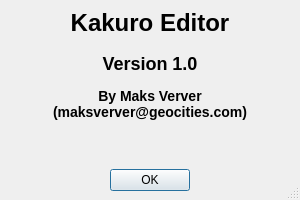
<ui version="4.0" >
 <class>AboutDialog</class>
 <widget class="QDialog" name="AboutDialog" >
  <property name="geometry" >
   <rect>
    <x>0</x>
    <y>0</y>
    <width>300</width>
    <height>200</height>
   </rect>
  </property>
  <property name="windowTitle" >
   <string>About Kakuro Editor</string>
  </property>
  <property name="sizeGripEnabled" >
   <bool>true</bool>
  </property>
  <layout class="QVBoxLayout" >
   <property name="margin" >
    <number>9</number>
   </property>
   <property name="spacing" >
    <number>6</number>
   </property>
   <item>
    <widget class="QLabel" name="label" >
     <property name="whatsThis" >
      <string>Information about the application is displayed here.</string>
     </property>
     <property name="text" >
      <string>&lt;html>&lt;body>&lt;h1>Kakuro Editor&lt;/h1>
&lt;h2>Version 1.0&lt;/h2>
&lt;h3>By Maks Verver&lt;br/>(maksverver@geocities.com)&lt;/h3>
&lt;/body>&lt;/html></string>
     </property>
     <property name="textFormat" >
      <enum>Qt::RichText</enum>
     </property>
     <property name="alignment" >
      <set>Qt::AlignCenter</set>
     </property>
    </widget>
   </item>
   <item>
    <spacer>
     <property name="orientation" >
      <enum>Qt::Vertical</enum>
     </property>
     <property name="sizeHint" >
      <size>
       <width>20</width>
       <height>40</height>
      </size>
     </property>
    </spacer>
   </item>
   <item>
    <layout class="QHBoxLayout" >
     <property name="margin" >
      <number>0</number>
     </property>
     <property name="spacing" >
      <number>6</number>
     </property>
     <item>
      <spacer>
       <property name="orientation" >
        <enum>Qt::Horizontal</enum>
       </property>
       <property name="sizeHint" >
        <size>
         <width>40</width>
         <height>20</height>
        </size>
       </property>
      </spacer>
     </item>
     <item>
      <widget class="QPushButton" name="okButton" >
       <property name="whatsThis" >
        <string>Click here to close this window.</string>
       </property>
       <property name="text" >
        <string>OK</string>
       </property>
      </widget>
     </item>
     <item>
      <spacer>
       <property name="orientation" >
        <enum>Qt::Horizontal</enum>
       </property>
       <property name="sizeHint" >
        <size>
         <width>40</width>
         <height>20</height>
        </size>
       </property>
      </spacer>
     </item>
    </layout>
   </item>
  </layout>
 </widget>
 <resources/>
 <connections>
  <connection>
   <sender>okButton</sender>
   <signal>clicked()</signal>
   <receiver>AboutDialog</receiver>
   <slot>accept()</slot>
   <hints>
    <hint type="sourcelabel" >
     <x>140</x>
     <y>161</y>
    </hint>
    <hint type="destinationlabel" >
     <x>138</x>
     <y>94</y>
    </hint>
   </hints>
  </connection>
 </connections>
</ui>
